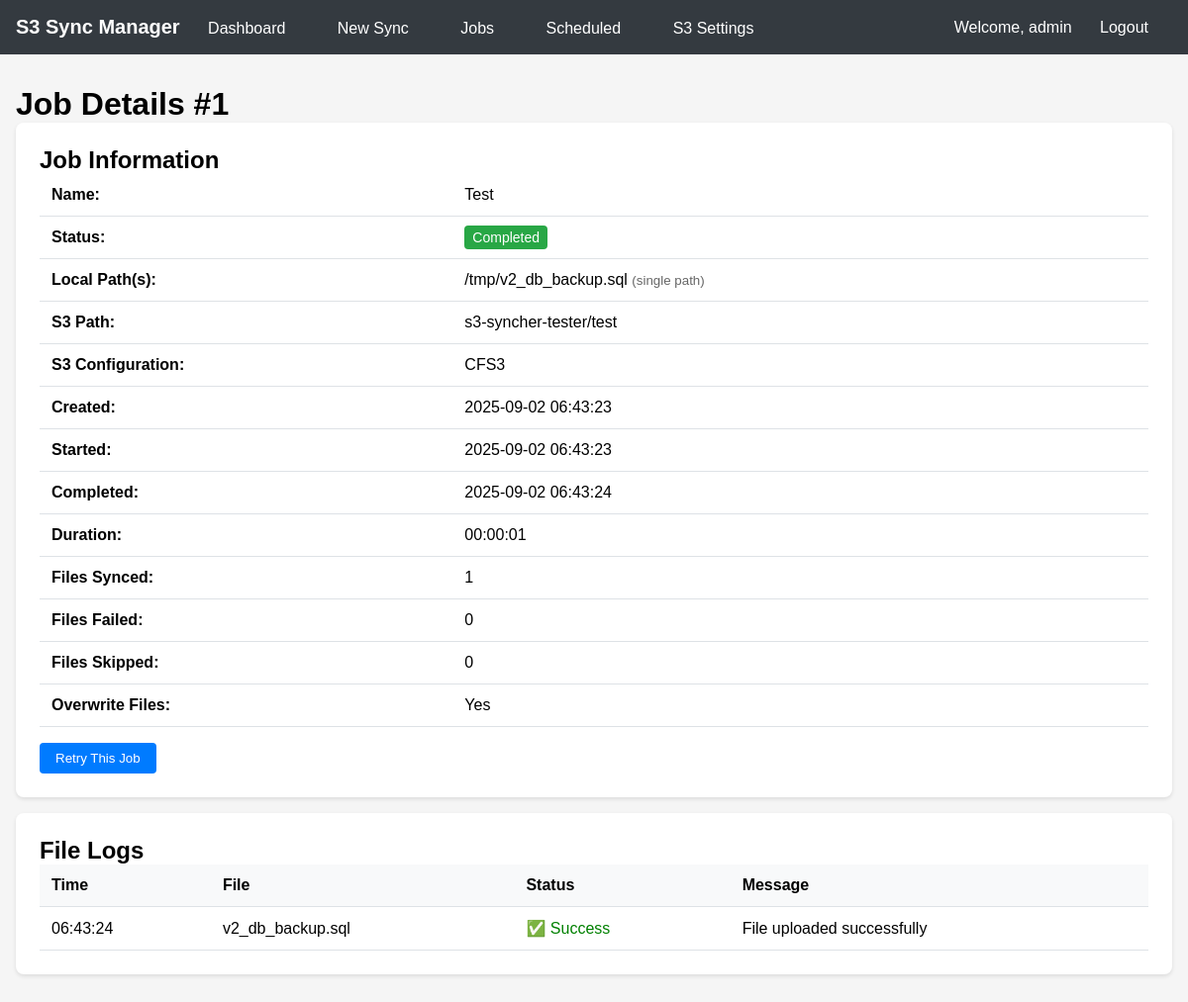
The app's page /job-details.php?id=1 (signed in) with its own data.
### tables this page shows
CREATE TABLE sync_jobs (
            id INTEGER PRIMARY KEY AUTOINCREMENT,
            name TEXT NOT NULL,
            local_path TEXT NOT NULL,
            s3_path TEXT NOT NULL,
            s3_settings_id INTEGER NOT NULL,
            status TEXT DEFAULT 'pending',
            created_at DATETIME DEFAULT CURRENT_TIMESTAMP,
            started_at DATETIME,
            completed_at DATETIME,
            error_message TEXT,
            files_synced INTEGER DEFAULT 0,
            files_failed INTEGER DEFAULT 0, overwrite_files BOOLEAN DEFAULT 1, files_skipped INTEGER DEFAULT 0, process_id INTEGER, can_be_stopped BOOLEAN DEFAULT 1, paused_at DATETIME, resumed_at DATETIME,
            FOREIGN KEY (s3_settings_id) REFERENCES s3_settings(id)
        );

CREATE TABLE s3_settings (
            id INTEGER PRIMARY KEY AUTOINCREMENT,
            name TEXT NOT NULL,
            endpoint TEXT,
            region TEXT NOT NULL,
            access_key TEXT NOT NULL,
            secret_key TEXT NOT NULL,
            bucket TEXT NOT NULL,
            is_active BOOLEAN DEFAULT 0,
            created_at DATETIME DEFAULT CURRENT_TIMESTAMP,
            updated_at DATETIME DEFAULT CURRENT_TIMESTAMP
        );

CREATE TABLE job_logs (
            id INTEGER PRIMARY KEY AUTOINCREMENT,
            job_id INTEGER NOT NULL,
            file_path TEXT NOT NULL,
            status TEXT NOT NULL,
            message TEXT,
            created_at DATETIME DEFAULT CURRENT_TIMESTAMP,
            FOREIGN KEY (job_id) REFERENCES sync_jobs(id)
        );

### config/config.php (called while the page is built)
<?php
return [
    'db_path' => __DIR__ . '/../data/s3sync.db',
    'logs_path' => __DIR__ . '/../data/logs/',
    'jobs_path' => __DIR__ . '/../data/jobs/',
    'default_username' => 'admin',
    'default_password' => '!!~~complex01',
    'session_name' => 's3sync_session'
];

### src/Database.php (called while the page is built, shortened)
<?php
class Database {
    private $db;
    private $config;
    public function __construct() {
        $this->config = require __DIR__ . '/../config/config.php';
        $this->init();
    }
    private function init() {
        $dbPath = $this->config['db_path'];
        $dbDir = dirname($dbPath);
        $this->db = new \PDO('sqlite:' . $dbPath);
        $this->db->setAttribute(\PDO::ATTR_ERRMODE, \PDO::ERRMODE_EXCEPTION);
        $this->createTables();
    }
    private function createTables() {
        $this->db->exec("CREATE TABLE IF NOT EXISTS users (
            id INTEGER PRIMARY KEY AUTOINCREMENT,
            username TEXT UNIQUE NOT NULL,
            password TEXT NOT NULL,
            created_at DATETIME DEFAULT CURRENT_TIMESTAMP
        )");
        $this->db->exec("CREATE TABLE IF NOT EXISTS s3_settings (
            id INTEGER PRIMARY KEY AUTOINCREMENT,
            name TEXT NOT NULL,
            endpoint TEXT,
            region TEXT NOT NULL,
            access_key TEXT NOT NULL,
            secret_key TEXT NOT NULL,
            bucket TEXT NOT NULL,
            is_active BOOLEAN DEFAULT 0,
            created_at DATETIME DEFAULT CURRENT_TIMESTAMP,
            updated_at DATETIME DEFAULT CURRENT_TIMESTAMP
        )");
        $this->db->exec("CREATE TABLE IF NOT EXISTS sync_jobs (
            id INTEGER PRIMARY KEY AUTOINCREMENT,
            name TEXT NOT NULL,
            local_path TEXT NOT NULL,
            s3_path TEXT NOT NULL,
            s3_settings_id INTEGER NOT NULL,
            status TEXT DEFAULT 'pending',
            overwrite_files BOOLEAN DEFAULT 1,
            process_id INTEGER,
            can_be_stopped BOOLEAN DEFAULT 1,
            created_at DATETIME DEFAULT CURRENT_TIMESTAMP,
            started_at DATETIME,
            completed_at DATETIME,
            paused_at DATETIME,
            resumed_at DATETIME,
            error_message TEXT,
            files_synced INTEGER DEFAULT 0,
            files_failed INTEGER DEFAULT 0,
            files_skipped INTEGER DEFAULT 0,
            FOREIGN KEY (s3_settings_id) REFERENCES s3_settings(id)
        )");
        $this->db->exec("CREATE TABLE IF NOT EXISTS job_logs (
            id INTEGER PRIMARY KEY AUTOINCREMENT,
            job_id INTEGER NOT NULL,
            file_path TEXT NOT NULL,
            status TEXT NOT NULL,
            message TEXT,
            created_at DATETIME DEFAULT CURRENT_TIMESTAMP,
            FOREIGN KEY (job_id) REFERENCES sync_jobs(id)
        )");
        $this->db->exec("CREATE TABLE IF NOT EXISTS scheduled_jobs (
            id INTEGER PRIMARY KEY AUTOINCREMENT,
            name TEXT NOT NULL,
            local_path TEXT NOT NULL,
            s3_path TEXT NOT NULL,
            s3_settings_id INTEGER NOT NULL,
            cron_expression TEXT NOT NULL,
            schedule_preset TEXT,
            overwrite_files BOOLEAN DEFAULT 1,
            is_active BOOLEAN DEFAULT 1,
            last_run DATETIME,
            created_at DATETIME DEFAULT CURRENT_TIMESTAMP,
            FOREIGN KEY (s3_settings_id) REFERENCES s3_settings(id)
        )");
        $this->db->exec("CREATE TABLE IF NOT EXISTS job_paths (
            id INTEGER PRIMARY KEY AUTOINCREMENT,
            job_id INTEGER NOT NULL,
            local_path TEXT NOT NULL,
            path_type TEXT NOT NULL CHECK(path_type IN ('file', 'directory')),
            created_at DATETIME DEFAULT CURRENT_TIMESTAMP,
            FOREIGN KEY (job_id) REFERENCES sync_jobs(id) ON DELETE CASCADE
        )");
        $this->db->exec("CREATE TABLE IF NOT EXISTS scheduled_job_paths (
            id INTEGER PRIMARY KEY AUTOINCREMENT,
            scheduled_job_id INTEGER NOT NULL,
            local_path TEXT NOT NULL,
            path_type TEXT NOT NULL CHECK(path_type IN ('file', 'directory')),
            created_at DATETIME DEFAULT CURRENT_TIMESTAMP,
            FOREIGN KEY (scheduled_job_id) REFERENCES scheduled_jobs(id) ON DELETE CASCADE
        )");
        $stmt = $this->db->prepare("SELECT COUNT(*) FROM users WHERE username = ?");
        $stmt->execute([$this->config['default_username']]);
    }
    private function runMigrations() {
        try {
            $this->db->exec("ALTER TABLE sync_jobs ADD COLUMN overwrite_files BOOLEAN DEFAULT 1");
        } catch (\Exception $e) {
        }
        try {
            $this->db->exec("ALTER TABLE sync_jobs ADD COLUMN files_skipped INTEGER DEFAULT 0");
        } catch (\Exception $e) {
        }
        try {
            $this->db->exec("ALTER TABLE scheduled_jobs ADD COLUMN schedule_preset TEXT");
        } catch (\Exception $e) {
        }
        try {
            $this->db->exec("ALTER TABLE scheduled_jobs ADD COLUMN overwrite_files BOOLEAN DEFAULT 1");
        } catch (\Exception $e) {
        }
        try {
            $this->db->exec("ALTER TABLE sync_jobs ADD COLUMN process_id INTEGER");
        } catch (\Exception $e) {
        }
        try {
            $this->db->exec("ALTER TABLE sync_jobs ADD COLUMN can_be_stopped BOOLEAN DEFAULT 1");
        } catch (\Exception $e) {
        }
        try {
            $this->db->exec("ALTER TABLE sync_jobs ADD COLUMN paused_at DATETIME");
        } catch (\Exception $e) {
        }
        try {
            $this->db->exec("ALTER TABLE sync_jobs ADD COLUMN resumed_at DATETIME");
        } catch (\Exception $e) {
        }
    }
    public function getConnection() {
        return $this->db;
    }
}

### src/Security.php (called while the page is built, shortened)
<?php
class Security {
    private $config;
    public function __construct() {
        $this->config = require __DIR__ . '/../config/config.php';
        $this->db = (new Database())->getConnection();
    }
    public function setSecurityHeaders() {
        $headers = $this->config['security_headers'] ?? [];
    }
}

### src/Auth.php (called while the page is built, shortened)
<?php
class Auth {
    private $config;
    public function __construct() {
        $this->config = require __DIR__ . '/../config/config.php';
        $this->security = new Security();
        $this->db = (new Database())->getConnection();
    }
    public function isLoggedIn() {
        return isset($_SESSION['user_id']);
    }
    public function getCurrentUser() {
        if ($this->isLoggedIn()) {
            return [
                'id' => $_SESSION['user_id'],
                'username' => $_SESSION['username']
            ];
        }
        return null;
    }
    private function checkSessionTimeout() {
        if ($this->isLoggedIn()) {
            $timeout = $this->config['session_timeout'] ?? 3600;
            $loginTime = $_SESSION['login_time'] ?? time();
        }
    }
}

### job-details.php (the view, shortened to what this page needs)
<?php
require_once __DIR__ . '/includes/header.php';
$db = (new Database())->getConnection();
$jobId = $_GET['id'] ?? 0;
$stmt = $db->prepare("SELECT j.*, s.name as settings_name, s.bucket
                      FROM sync_jobs j
                      LEFT JOIN s3_settings s ON j.s3_settings_id = s.id
                      WHERE j.id = ?");
$stmt->execute([$jobId]);
$job = $stmt->fetch(PDO::FETCH_ASSOC);
$jobPaths = [];
if ($job) {
    $stmt = $db->prepare("SELECT local_path, path_type FROM job_paths WHERE job_id = ?");
    $stmt->execute([$jobId]);
    $jobPaths = $stmt->fetchAll(PDO::FETCH_ASSOC);
}
$stmt = $db->prepare("SELECT * FROM job_logs WHERE job_id = ? ORDER BY created_at DESC");
$stmt->execute([$jobId]);
$logs = $stmt->fetchAll(PDO::FETCH_ASSOC);
?>
<h1>Job Details #<?= $job['id'] ?></h1>
<div class="card">
    <h2>Job Information</h2>
    <table>
        <tr>
            <td><strong>Name:</strong></td>
            <td><?= htmlspecialchars($job['name']) ?></td>
        </tr>
        <tr>
            <td><strong>Status:</strong></td>
            <td>
                <span class="status-badge status-<?= $job['status'] ?>">
                    <?= ucfirst($job['status']) ?>
                </span>
            </td>
        </tr>
        <tr>
            <td><strong>Local Path(s):</strong></td>
            <td>
                <?php if (!empty($jobPaths)): ?>
                    <?php foreach ($jobPaths as $pathInfo): ?>
                        <div style="margin-bottom: 0.25rem;">
                            <?= $pathInfo['path_type'] === 'file' ? '📄' : '📁' ?>
                            <?= htmlspecialchars($pathInfo['local_path']) ?>
                            <small style="color: #666;">(<?= $pathInfo['path_type'] ?>)</small>
                        </div>
                    <?php endforeach; ?>
                <?php else: ?>
                    <?= htmlspecialchars($job['local_path']) ?> <small style="color: #666;">(single path)</small>
                <?php endif; ?>
            </td>
        </tr>
        <tr>
            <td><strong>S3 Path:</strong></td>
            <td><?= htmlspecialchars($job['bucket']) ?>/<?= htmlspecialchars($job['s3_path']) ?></td>
        </tr>
        <tr>
            <td><strong>S3 Configuration:</strong></td>
            <td><?= htmlspecialchars($job['settings_name']) ?></td>
        </tr>
        <tr>
            <td><strong>Created:</strong></td>
            <td><?= $job['created_at'] ?></td>
        </tr>
        <?php if ($job['started_at']): ?>
        <tr>
            <td><strong>Started:</strong></td>
            <td><?= $job['started_at'] ?></td>
        </tr>
        <?php endif; ?>
        <?php if ($job['completed_at']): ?>
        <tr>
            <td><strong>Completed:</strong></td>
            <td><?= $job['completed_at'] ?></td>
        </tr>
        <tr>
            <td><strong>Duration:</strong></td>
            <td>
                <?php
                $start = strtotime($job['started_at']);
                $end = strtotime($job['completed_at']);
                $duration = $end - $start;
                echo gmdate('H:i:s', $duration);
                ?>
            </td>
        </tr>
        <?php endif; ?>
        <tr>
            <td><strong>Files Synced:</strong></td>
            <td><?= $job['files_synced'] ?></td>
        </tr>
        <tr>
            <td><strong>Files Failed:</strong></td>
            <td><?= $job['files_failed'] ?></td>
        </tr>
        <tr>
            <td><strong>Files Skipped:</strong></td>
            <td><?= $job['files_skipped'] ?? 0 ?></td>
        </tr>
        <tr>
            <td><strong>Overwrite Files:</strong></td>
            <td><?= $job['overwrite_files'] ? 'Yes' : 'No (Skip existing)' ?></td>
        </tr>
    </table>
    <?php if ($job['status'] === 'failed' || $job['status'] === 'completed'): ?>
        <form method="POST" action="/retry-job.php" style="margin-top: 1rem;">
            <button type="submit" class="btn btn-primary">Retry This Job</button>
        </form>
    <?php endif; ?>
</div>
<div class="card">
    <h2>File Logs</h2>
    <?php if (count($logs) > 0): ?>
        <div style="max-height: 500px; overflow-y: auto;">
            <table>
                <thead>
                    <tr>
                        <th>Time</th>
                        <th>File</th>
                        <th>Status</th>
                        <th>Message</th>
                    </tr>
                </thead>
                <tbody>
                    <?php foreach ($logs as $log): ?>
                        <tr>
                            <td><?= date('H:i:s', strtotime($log['created_at'])) ?></td>
                            <td title="<?= htmlspecialchars($log['file_path']) ?>">
                                <?= htmlspecialchars(basename($log['file_path'])) ?>
                            </td>
                            <td>
                                <?php if ($log['status'] === 'success'): ?>
                                    <span style="color: green;">✅ Success</span>
                                <?php elseif ($log['status'] === 'skipped'): ?>
                                    <span style="color: orange;">⏭️ Skipped</span>
                                <?php else: ?>
                                    <span style="color: red;">❌ Failed</span>
                                <?php endif; ?>
                            </td>
                            <td><?= htmlspecialchars($log['message']) ?></td>
                        </tr>
                    <?php endforeach; ?>
                </tbody>
            </table>
        </div>
    <?php else: ?>
        <p>No logs available for this job.</p>
    <?php endif; ?>
</div>
<?php require_once __DIR__ . '/includes/footer.php'; ?>

### includes/header.php (shortened to what this page needs)
<?php
$auth = new Auth();
$auth->requireAuth();
$currentUser = $auth->getCurrentUser();
$currentPage = basename($_SERVER['PHP_SELF'], '.php');
?>
<!DOCTYPE html>
<html lang="en">
<head>
</head>
<body>
    <nav class="navbar">
        <div>
            <span style="font-size: 1.25rem; font-weight: bold;">S3 Sync Manager</span>
            <a href="/index.php" class="<?= $currentPage === 'index' ? 'active' : '' ?>">Dashboard</a>
            <a href="/sync.php" class="<?= $currentPage === 'sync' ? 'active' : '' ?>">New Sync</a>
            <a href="/jobs.php" class="<?= $currentPage === 'jobs' ? 'active' : '' ?>">Jobs</a>
            <a href="/scheduled.php" class="<?= $currentPage === 'scheduled' ? 'active' : '' ?>">Scheduled</a>
            <a href="/settings.php" class="<?= $currentPage === 'settings' ? 'active' : '' ?>">S3 Settings</a>
        </div>
        <div>
            <span>Welcome, <?= htmlspecialchars($currentUser['username']) ?></span>
            <a href="/logout.php">Logout</a>
        </div>
    </nav>
    <div class="container">

### includes/footer.php
    </div>
</body>
</html>

### includes/header.php (style rules this page uses)
* { margin: 0; padding: 0; box-sizing: border-box; }
body { font-family: Arial, sans-serif; background: #f5f5f5; }
.navbar { background: #343a40; padding: 1rem; color: white; display: flex; justify-content: space-between; align-items: center; }
.navbar a { color: white; text-decoration: none; margin: 0 1rem; padding: 0.5rem; border-radius: 4px; }
.container { max-width: 1200px; margin: 2rem auto; padding: 0 1rem; }
.card { background: white; border-radius: 8px; padding: 1.5rem; box-shadow: 0 2px 4px rgba(0,0,0,0.1); margin-bottom: 1rem; }
.btn { padding: 0.5rem 1rem; border: none; border-radius: 4px; cursor: pointer; text-decoration: none; display: inline-block; }
.btn-primary { background: #007bff; color: white; }
table { width: 100%; border-collapse: collapse; }
th, td { padding: 0.75rem; text-align: left; border-bottom: 1px solid #dee2e6; }
th { background: #f8f9fa; font-weight: bold; }
.status-badge { padding: 0.25rem 0.5rem; border-radius: 4px; font-size: 0.875rem; }
.status-completed { background: #28a745; color: white; }
td:last-child { white-space: nowrap; min-width: 200px; }
.btn { margin-right: 5px; }
.btn:last-child { margin-right: 0; }

### records on screen
sync_jobs: id "1", name "Test", status "Completed", local_path "/tmp/v2_db_backup.sql", s3_settings.bucket "s3-syncher-tester", s3_path "test", s3_settings.name "CFS3", created_at "2025-09-02 06:43:23", started_at "2025-09-02 06:43:23", completed_at "2025-09-02 06:43:24", gmdate('H:i:s', $duration) "00:00:01", files_synced "1", files_failed "0", files_skipped "0"
job_logs: created_at "06:43:24", file_path "v2_db_backup.sql", status "✅ Success", message "File uploaded successfully"

### other values on screen
$currentUser['username'] "admin"
